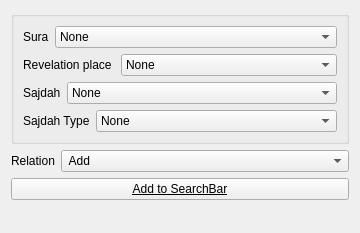
       <widget class="QWidget" name="p_misc">
        <property name="geometry">
         <rect>
          <x>0</x>
          <y>0</y>
          <width>360</width>
          <height>233</height>
         </rect>
        </property>
        <attribute name="label">
         <string>Misc</string>
        </attribute>
        <layout class="QVBoxLayout" name="verticalLayout_20">
         <item>
          <widget class="QGroupBox" name="groupBox_11">
           <property name="title">
            <string/>
           </property>
           <layout class="QVBoxLayout" name="verticalLayout_21">
            <item>
             <layout class="QHBoxLayout" name="horizontalLayout_15">
              <item>
               <widget class="QLabel" name="label_25">
                <property name="sizePolicy">
                 <sizepolicy hsizetype="Fixed" vsizetype="Preferred">
                  <horstretch>0</horstretch>
                  <verstretch>0</verstretch>
                 </sizepolicy>
                </property>
                <property name="text">
                 <string>Sura</string>
                </property>
                <property name="buddy">
                 <cstring>o_stat_in</cstring>
                </property>
               </widget>
              </item>
              <item>
               <widget class="QComboBox" name="o_sura_name">
                <item>
                 <property name="text">
                  <string>None</string>
                 </property>
                </item>
               </widget>
              </item>
             </layout>
            </item>
            <item>
             <layout class="QHBoxLayout" name="horizontalLayout_16">
              <item>
               <widget class="QLabel" name="label_26">
                <property name="sizePolicy">
                 <sizepolicy hsizetype="Fixed" vsizetype="Preferred">
                  <horstretch>0</horstretch>
                  <verstretch>0</verstretch>
                 </sizepolicy>
                </property>
                <property name="text">
                 <string>Revelation place </string>
                </property>
                <property name="buddy">
                 <cstring>o_stat_in</cstring>
                </property>
               </widget>
              </item>
              <item>
               <widget class="QComboBox" name="o_tanzil">
                <item>
                 <property name="text">
                  <string>None</string>
                 </property>
                </item>
                <item>
                 <property name="text">
                  <string>Medina</string>
                 </property>
                </item>
                <item>
                 <property name="text">
                  <string>Mekka</string>
                 </property>
                </item>
               </widget>
              </item>
             </layout>
            </item>
            <item>
             <layout class="QHBoxLayout" name="horizontalLayout_19">
              <item>
               <widget class="QLabel" name="label_31">
                <property name="sizePolicy">
                 <sizepolicy hsizetype="Fixed" vsizetype="Preferred">
                  <horstretch>0</horstretch>
                  <verstretch>0</verstretch>
                 </sizepolicy>
                </property>
                <property name="text">
                 <string>Sajdah</string>
                </property>
                <property name="buddy">
                 <cstring>o_stat_in</cstring>
                </property>
               </widget>
              </item>
              <item>
               <widget class="QComboBox" name="o_sajdah_exist">
                <item>
                 <property name="text">
                  <string>None</string>
                 </property>
                </item>
                <item>
                 <property name="text">
                  <string>No</string>
                 </property>
                </item>
                <item>
                 <property name="text">
                  <string>Yes</string>
                 </property>
                </item>
               </widget>
              </item>
             </layout>
            </item>
            <item>
             <layout class="QHBoxLayout" name="horizontalLayout_18">
              <item>
               <widget class="QLabel" name="label_30">
                <property name="sizePolicy">
                 <sizepolicy hsizetype="Fixed" vsizetype="Preferred">
                  <horstretch>0</horstretch>
                  <verstretch>0</verstretch>
                 </sizepolicy>
                </property>
                <property name="text">
                 <string>Sajdah Type</string>
                </property>
                <property name="buddy">
                 <cstring>o_stat_in</cstring>
                </property>
               </widget>
              </item>
              <item>
               <widget class="QComboBox" name="o_sajdah_type">
                <property name="enabled">
                 <bool>true</bool>
                </property>
                <item>
                 <property name="text">
                  <string>None</string>
                 </property>
                </item>
                <item>
                 <property name="text">
                  <string>Recommended</string>
                 </property>
                </item>
                <item>
                 <property name="text">
                  <string>Obliged</string>
                 </property>
                </item>
               </widget>
              </item>
             </layout>
            </item>
           </layout>
          </widget>
         </item>
         <item>
          <layout class="QHBoxLayout" name="horizontalLayout_32">
           <item>
            <widget class="QLabel" name="label_15">
             <property name="sizePolicy">
              <sizepolicy hsizetype="Fixed" vsizetype="Preferred">
               <horstretch>0</horstretch>
               <verstretch>0</verstretch>
              </sizepolicy>
             </property>
             <property name="text">
              <string>Relation</string>
             </property>
             <property name="buddy">
              <cstring>o_relation_misc</cstring>
             </property>
            </widget>
           </item>
           <item>
            <widget class="QComboBox" name="o_relation_misc">
             <property name="currentIndex">
              <number>0</number>
             </property>
             <item>
              <property name="text">
               <string> Add</string>
              </property>
             </item>
             <item>
              <property name="text">
               <string>Replace</string>
              </property>
             </item>
             <item>
              <property name="text">
               <string>(OR)</string>
              </property>
             </item>
             <item>
              <property name="text">
               <string>(AND)</string>
              </property>
             </item>
             <item>
              <property name="text">
               <string>(ANDNOT)</string>
              </property>
             </item>
            </widget>
           </item>
          </layout>
         </item>
         <item>
          <widget class="QPushButton" name="o_add2query_misc">
           <property name="font">
            <font>
             <weight>50</weight>
             <bold>false</bold>
             <underline>true</underline>
             <strikeout>false</strikeout>
             <kerning>false</kerning>
            </font>
           </property>
           <property name="cursor">
            <cursorShape>PointingHandCursor</cursorShape>
           </property>
           <property name="toolTip">
            <string/>
           </property>
           <property name="text">
            <string>Add to SearchBar</string>
           </property>
           <property name="icon">
            <iconset resource="../../../resources/images/main.qrc">
             <normaloff>:/resources/up-16.png</normaloff>:/resources/up-16.png</iconset>
           </property>
          </widget>
         </item>
         <item>
          <spacer name="verticalSpacer_6">
           <property name="orientation">
            <enum>Qt::Vertical</enum>
           </property>
           <property name="sizeHint" stdset="0">
            <size>
             <width>20</width>
             <height>40</height>
            </size>
           </property>
          </spacer>
         </item>
        </layout>
       </widget>
